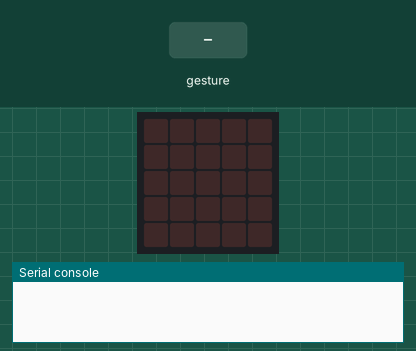
The program below on a simulated BBC micro:bit (MakeCode). Parts: the board's 5×5 LED display, the last lines printed to the serial console. The inputs (shaded band) are chosen by the test bench. Random numbers come from a fixed seed; no radio messages arrive unless stated (any console line starting 'radio sent:' is added by the test bench); a tilt is held for 1.5 s and a shake lasts 1 s, then the board lies face up again.

Above: at 1.2 s.
1.3 s: gesture 'shake'
At 2.1 s:
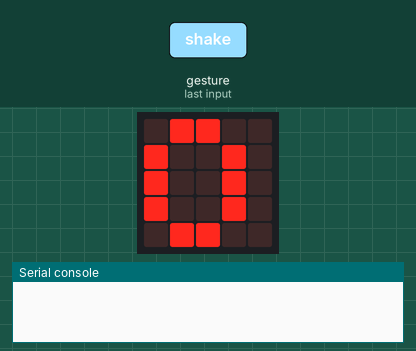
At 2.5 s:
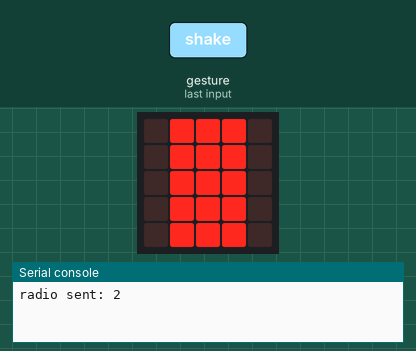
3.7 s: gesture 'shake'
At 5.6 s:
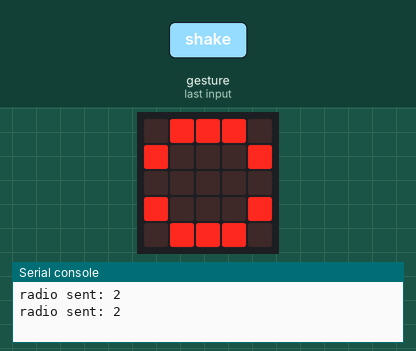
Timing chart, 0 to 7.1 s (numbered marks = the images above; inputs shaded):
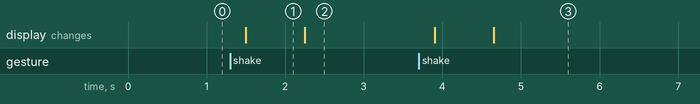

The program:

main.ts
```typescript
let chifumi = 0
input.onGesture(Gesture.Shake, function () {
    basic.showNumber(0)
    radio.sendNumber(2)
    chifumi = randint(0, 2)
    if (chifumi == 0) {
        basic.showLeds(`
            . # # # .
            . # # # .
            . # # # .
            . # # # .
            . # # # .
            `)
    }
    if (chifumi == 1) {
        basic.showLeds(`
            . . . # .
            # . # . .
            . # . . .
            # . # . .
            . . . # .
            `)
    }
    if (chifumi == 2) {
        basic.showLeds(`
            . # # # .
            # . . . #
            . . . . .
            # . . . #
            . # # # .
            `)
    }
})
```

test.ts
```typescript
// les tests vont ici ; cela ne sera pas compilé si ce paquet est utilisé en tant qu'extension.
```

Measured:
- after the input at 1.3 s, the display: changes after 0.20 s (image 1)
- after the input at 3.7 s, the display: first changes after 0.20 s (image 3 shows a later state)
- what the display in image 1 shows lasts 0.8 s, from 1.5 s to 2.3 s
